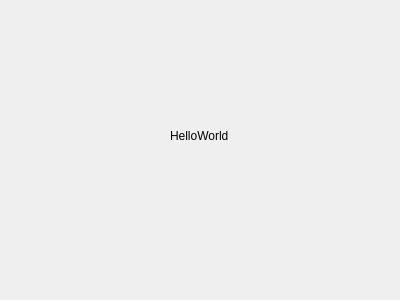
<?xml version="1.0" encoding="UTF-8"?>
<ui version="4.0">
 <class>Dialog</class>
 <widget class="QDialog" name="Dialog">
  <property name="geometry">
   <rect>
    <x>0</x>
    <y>0</y>
    <width>400</width>
    <height>300</height>
   </rect>
  </property>
  <property name="windowTitle">
   <string>Dialog</string>
  </property>
  <widget class="QLabel" name="label">
   <property name="geometry">
    <rect>
     <x>170</x>
     <y>120</y>
     <width>81</width>
     <height>31</height>
    </rect>
   </property>
   <property name="text">
    <string>HelloWorld</string>
   </property>
  </widget>
 </widget>
 <layoutdefault spacing="6" margin="11"/>
 <resources/>
 <connections/>
</ui>
